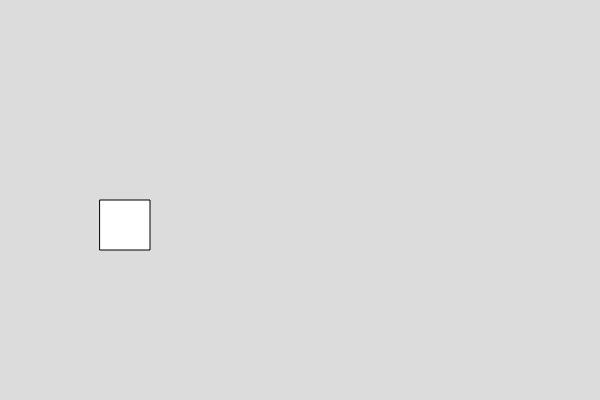
Frame 1 (no input)
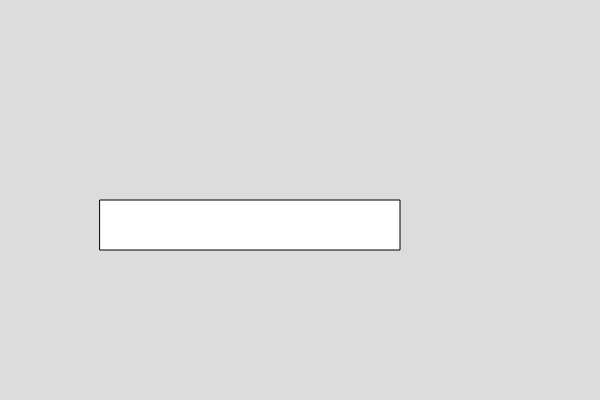
Frame 60 (no input)
Frame 120 (the mouse pressed at the canvas centre since frame 60): identical to frame 60, image omitted

The p5.js sketch that drew these frames (run headless with seeded random() and noise() and a simulated clock; from frame 60 on, the mouse is pressed at the canvas centre):

// p5.js sketch
// ── sketch.js

var box1;

function setup() {
  createCanvas(600, 400);
  box1= new Box();
  
}

function draw() {
  background(220);

  box1.show();
  box1.set_width(300)

}


// ── box.js
class Box
  {
    constructor()
    {
      this.x =100;
      this.y = 200
      this.w = 50;
      this.h = 50;
    }
    
    show()
    {
      rect(this.x,this.y,this.w,this.h)
    }
    
    //write function to set the width of the box

set_width()
{
this.w=300;

}


  }

  
